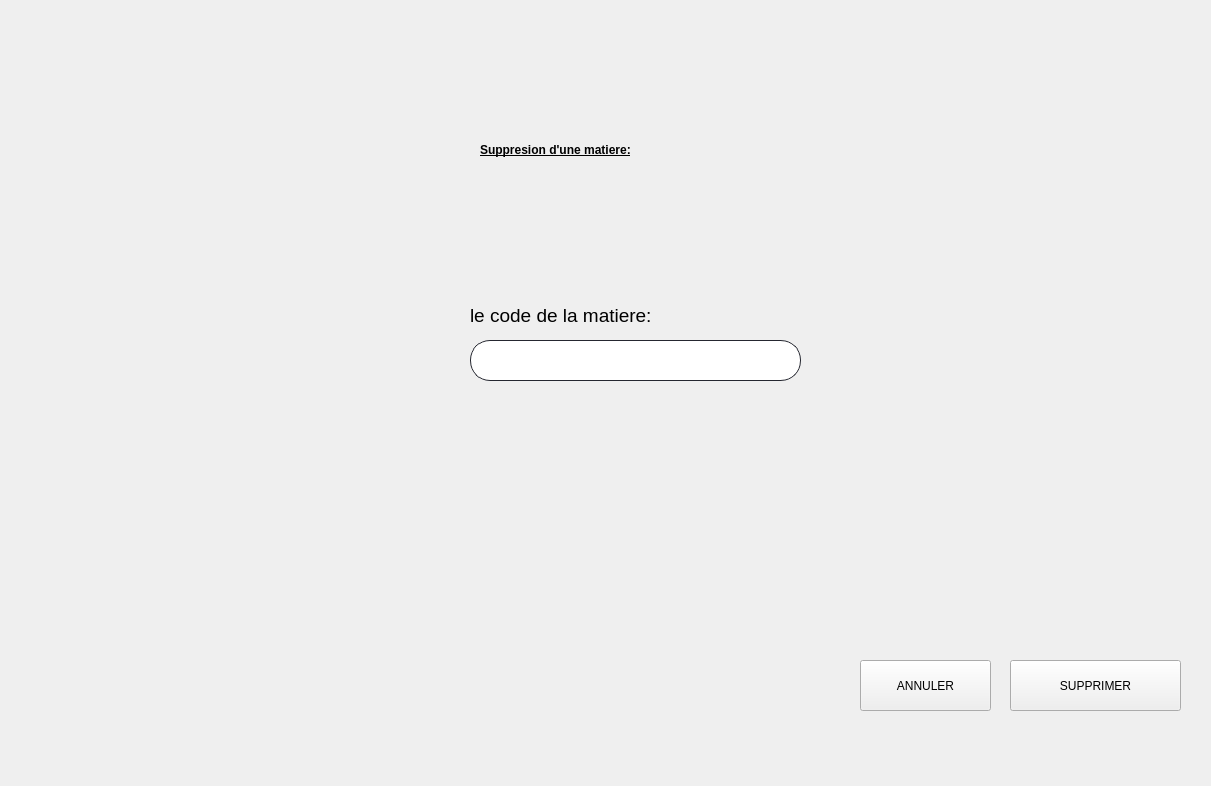
<?xml version="1.0" encoding="UTF-8"?>
<ui version="4.0">
 <class>code_2</class>
 <widget class="QWidget" name="code_2">
  <property name="geometry">
   <rect>
    <x>0</x>
    <y>0</y>
    <width>1211</width>
    <height>786</height>
   </rect>
  </property>
  <property name="windowTitle">
   <string>Form</string>
  </property>
  <widget class="QLabel" name="label">
   <property name="geometry">
    <rect>
     <x>470</x>
     <y>280</y>
     <width>511</width>
     <height>71</height>
    </rect>
   </property>
   <property name="styleSheet">
    <string notr="true"/>
   </property>
   <property name="text">
    <string>&lt;html&gt;&lt;head/&gt;&lt;body&gt;&lt;p&gt;&lt;span style=&quot; font-size:14pt; color:#000000;&quot;&gt;le code de la matiere:&lt;/span&gt;&lt;/p&gt;&lt;/body&gt;&lt;/html&gt;</string>
   </property>
  </widget>
  <widget class="QLineEdit" name="code">
   <property name="geometry">
    <rect>
     <x>470</x>
     <y>340</y>
     <width>331</width>
     <height>41</height>
    </rect>
   </property>
   <property name="styleSheet">
    <string notr="true">QLineEdit {
border: 1px solid rgb(37,39,48);
border-radius: 20px;
padding-left:20px;
padding-right:20px;
}
QLineEdit:hover{
	border: 2px solid rgb(222, 221, 218)
}
QLineEdit:focus{
	border: 2px solid rgb(154, 208, 236)
}</string>
   </property>
  </widget>
  <widget class="QPushButton" name="supprimer">
   <property name="geometry">
    <rect>
     <x>1010</x>
     <y>660</y>
     <width>171</width>
     <height>51</height>
    </rect>
   </property>
   <property name="styleSheet">
    <string notr="true">font: 75 14pt &quot;MS Shell Dlg 2&quot;;


</string>
   </property>
   <property name="text">
    <string>SUPPRIMER</string>
   </property>
  </widget>
  <widget class="QPushButton" name="annuler">
   <property name="geometry">
    <rect>
     <x>860</x>
     <y>660</y>
     <width>131</width>
     <height>51</height>
    </rect>
   </property>
   <property name="styleSheet">
    <string notr="true">font: 75 14pt &quot;MS Shell Dlg 2&quot;;


 </string>
   </property>
   <property name="text">
    <string>ANNULER</string>
   </property>
  </widget>
  <widget class="QLabel" name="code_3">
   <property name="geometry">
    <rect>
     <x>490</x>
     <y>380</y>
     <width>291</width>
     <height>41</height>
    </rect>
   </property>
   <property name="text">
    <string/>
   </property>
  </widget>
  <widget class="QLabel" name="label_2">
   <property name="geometry">
    <rect>
     <x>0</x>
     <y>0</y>
     <width>1211</width>
     <height>811</height>
    </rect>
   </property>
   <property name="text">
    <string/>
   </property>
   <property name="pixmap">
    <pixmap>n1mtIpU.jpg</pixmap>
   </property>
   <property name="scaledContents">
    <bool>true</bool>
   </property>
  </widget>
  <widget class="QLabel" name="label_10">
   <property name="geometry">
    <rect>
     <x>1060</x>
     <y>30</y>
     <width>131</width>
     <height>171</height>
    </rect>
   </property>
   <property name="text">
    <string/>
   </property>
   <property name="pixmap">
    <pixmap>output-onlinepngtools.png</pixmap>
   </property>
   <property name="scaledContents">
    <bool>true</bool>
   </property>
  </widget>
  <widget class="QLabel" name="label_4">
   <property name="geometry">
    <rect>
     <x>480</x>
     <y>110</y>
     <width>651</width>
     <height>121</height>
    </rect>
   </property>
   <property name="styleSheet">
    <string notr="true">color: rgb(0, 0, 0);

font: 25pt &quot;Rockwell Condensed&quot;;

</string>
   </property>
   <property name="text">
    <string>&lt;html&gt;&lt;head/&gt;&lt;body&gt;&lt;p&gt;&lt;span style=&quot; font-weight:600; text-decoration: underline;&quot;&gt;Suppresion d'une matiere:&lt;/span&gt;&lt;/p&gt;&lt;p&gt;&lt;br/&gt;&lt;/p&gt;&lt;/body&gt;&lt;/html&gt;</string>
   </property>
  </widget>
  <zorder>label_2</zorder>
  <zorder>label</zorder>
  <zorder>code</zorder>
  <zorder>supprimer</zorder>
  <zorder>annuler</zorder>
  <zorder>code_3</zorder>
  <zorder>label_10</zorder>
  <zorder>label_4</zorder>
 </widget>
 <resources/>
 <connections/>
</ui>
